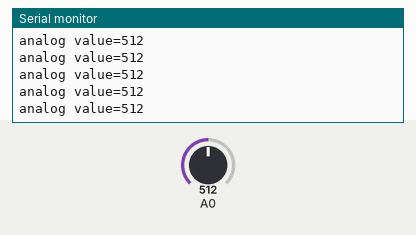
The sketch below on a simulated Arduino Uno, built with avr-gcc and run on an emulated ATmega328P. Shown: the last lines printed to the serial monitor. Inputs (shaded band) come from the test bench; at power-on: A0 = 512.

Above: at 1.2 s.
1.3 s: A0 set to 11
At 2.1 s:
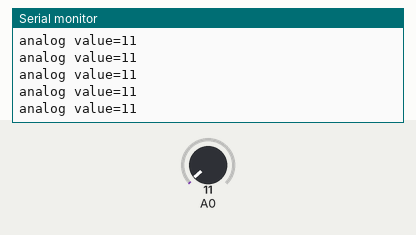
2.8 s: A0 set to 8
At 3.5 s:
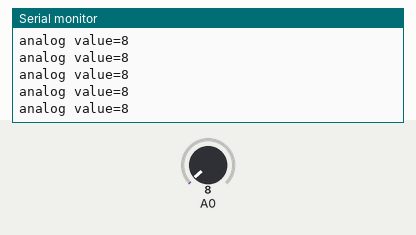
11.8 s: A0 set to 981
At 12.6 s:
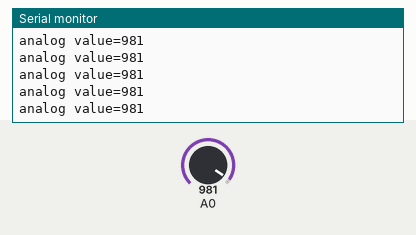
14.8 s: A0 set to 1013
At 15.4 s:
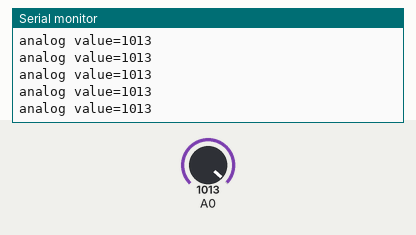
Timing chart, 0 to 17.8 s (numbered marks = the images above; inputs shaded):
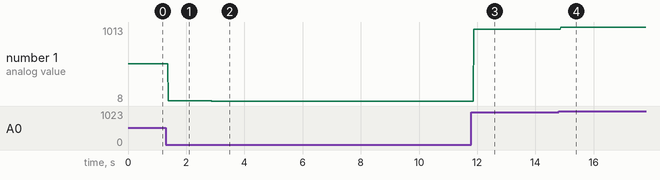

Measured:
- after the input at 1.3 s, the serial monitor: prints a new line after 0.09 s (image 1)
- after the input at 2.8 s, the serial monitor: prints a new line after 0.07 s (image 2)
- after the input at 11.8 s, the serial monitor: prints a new line after 0.07 s (image 3)
- after the input at 14.8 s, the serial monitor: prints a new line after 0.07 s (image 4)
- plotted number 1: 512 → 11 after the input at 1.3 s, 11 → 8 after the input at 2.8 s, 8 → 981 after the input at 11.8 s, 981 → 1013 after the input at 14.8 s

The sketch:

sketch_apr13a.ino
```cpp
void setup() {
  Serial.begin(9600);
}

void loop() {
  // put your main code here, to run repeatedly:
int val;
val=analogRead(0);
Serial.print("analog value=");
Serial.println(val);
}
```
